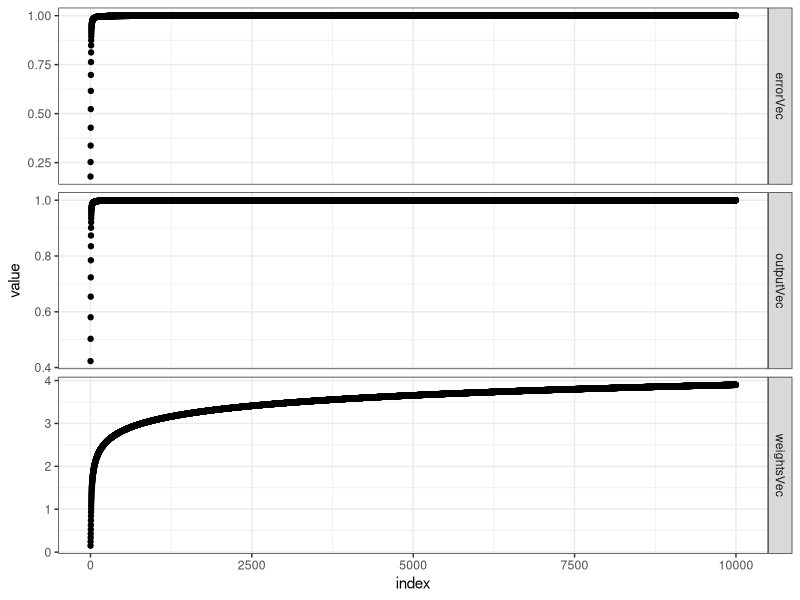

R code for this plot:
# A very basic Neural Network created from scratch

# Clear environment
rm(list = ls())

# Load libraries
library(ggplot2)
library(dplyr)
library(tidyr)

# input data to input neurons
# 4x3 matrix
training_input = matrix(
  c(0,0,1,1,1,1,1,0,1,0,1,1),
  nrow = 4,
  ncol = 3)

# Output data
# 1x4 matrix (transpose it to make it 4x1)
training_ouput = t(matrix(
  c(0,1,1,0),
  nrow = 1,
  ncol = 4
))

# create rarndom weights
set.seed(0415)
weights = round(runif(3, min = -1, max = 1), 2)
# turn array into 3x1 matrix
weightsMat = matrix(
  weights,
  nrow = 3,
  ncol = 1
)


# create empty vectors for visualization purposes
outputVec = c()
weightsVec = c()
errorVec = c()
index = c()

# iterate
for(i in 1:10000) {
  index[i] = i # add to index vector
  
  # activation function (sigmoid), X is the dot product between input and weights
  output = 1/(1 + exp(-training_input %*% weightsMat))
  outputVec[i] = output # add to output vector
  
  # calculate the error
  error = (training_ouput - output)^2
  errorVec[i] = error
  
  # calculate the gradient (derivative of the activation function)
  sigmoidDeriv = output * (1 - output)
  
  # adjustment is dot T(input) dot (error * gradient)
  adjustment = t(training_input) %*% (error * sigmoidDeriv)
  weightsMat = weightsMat + adjustment
  weightsVec[i] = weightsMat
}

# create data frame to visualize metrics
df = data.frame(index, outputVec, weightsVec, errorVec) %>%
  gather("key", "value", -index)

# visualize progression of 
df %>%
  ggplot(aes(x = index, y = value)) +
  geom_point() +
  facet_grid(key~., scales = "free_y") +
  theme_bw()

  

  